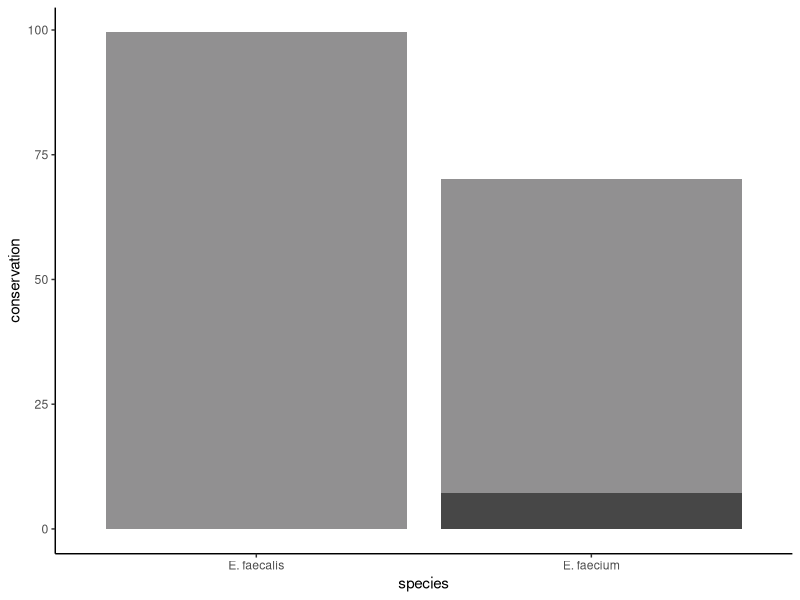

R code for this plot:
library(ggplot2)

dat <- read.table("Conservation_Input.txt", header=T, sep='\t')

pdf("Plot.pdf", height=3, width=2.5)
ggplot(dat, aes(x=species, y=conservation, fill=as.factor(copycount))) + geom_bar(stat='identity', show.legend=F) + theme_classic() + scale_fill_manual(values=c('#919091', '#474747'))
dev.off()
